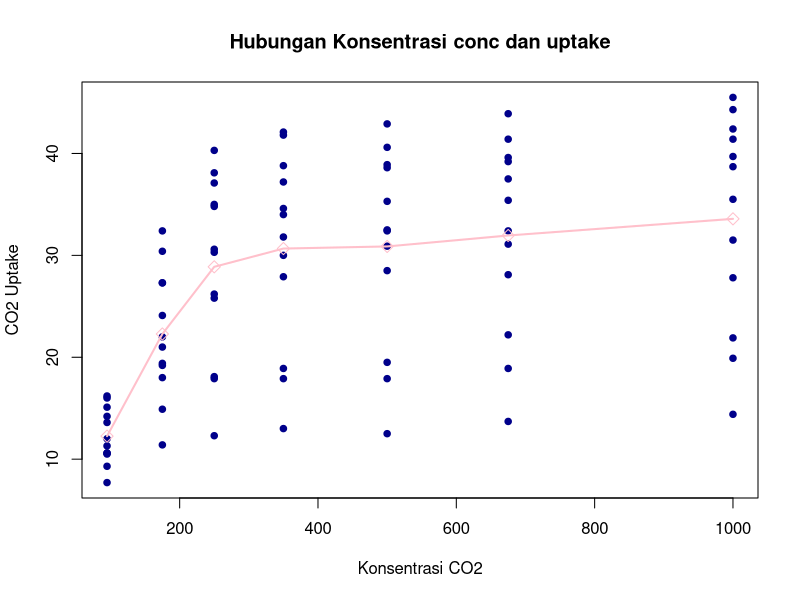
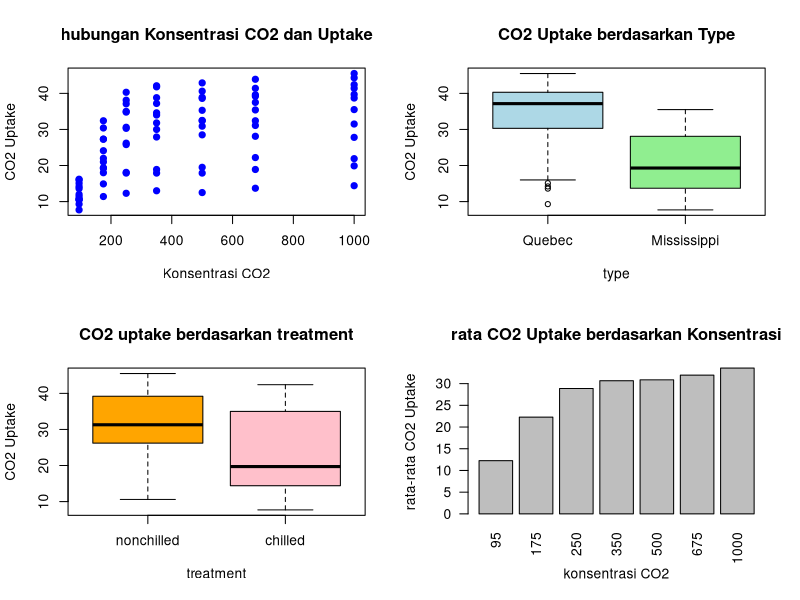
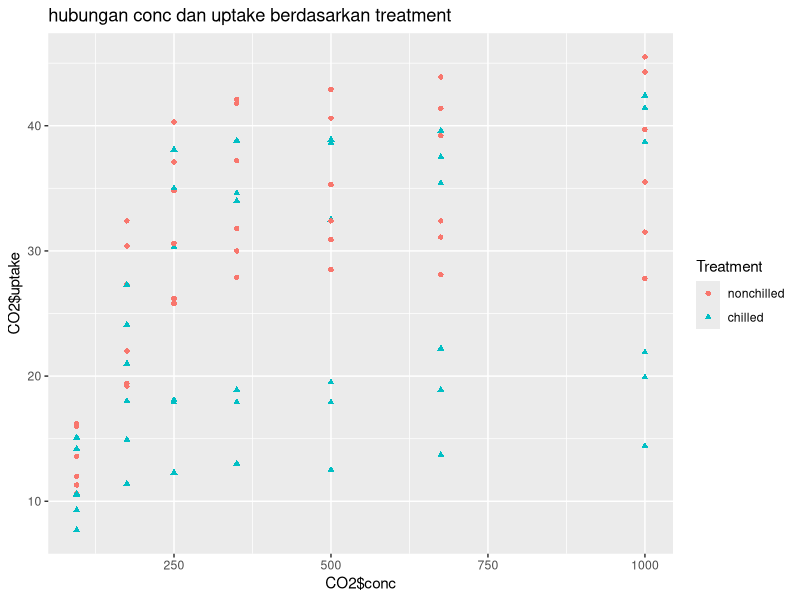
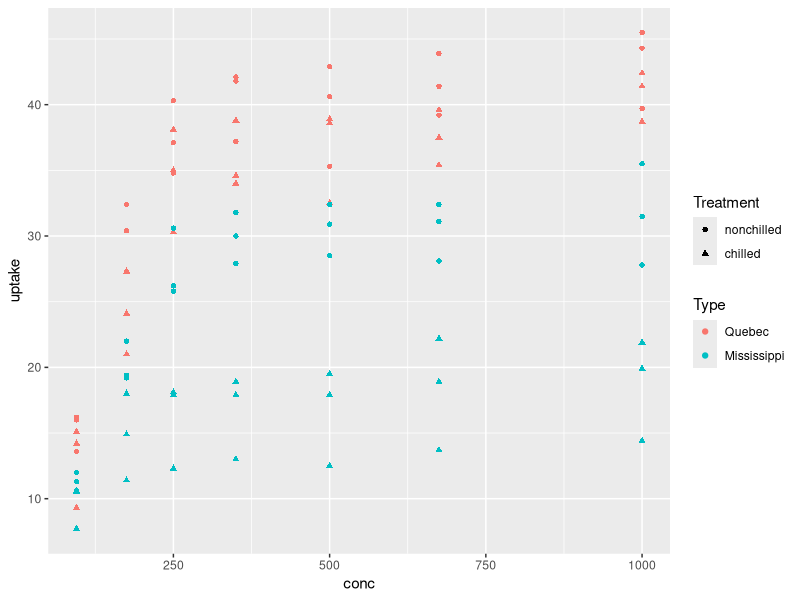
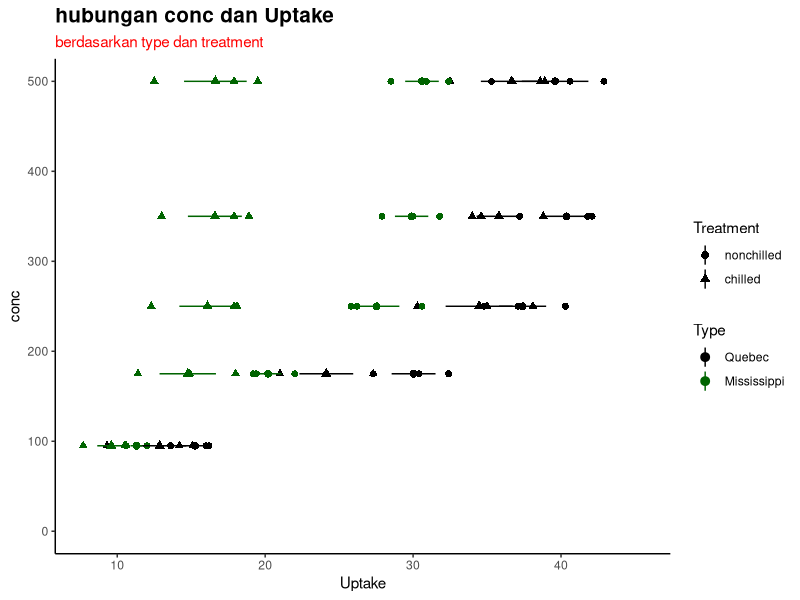
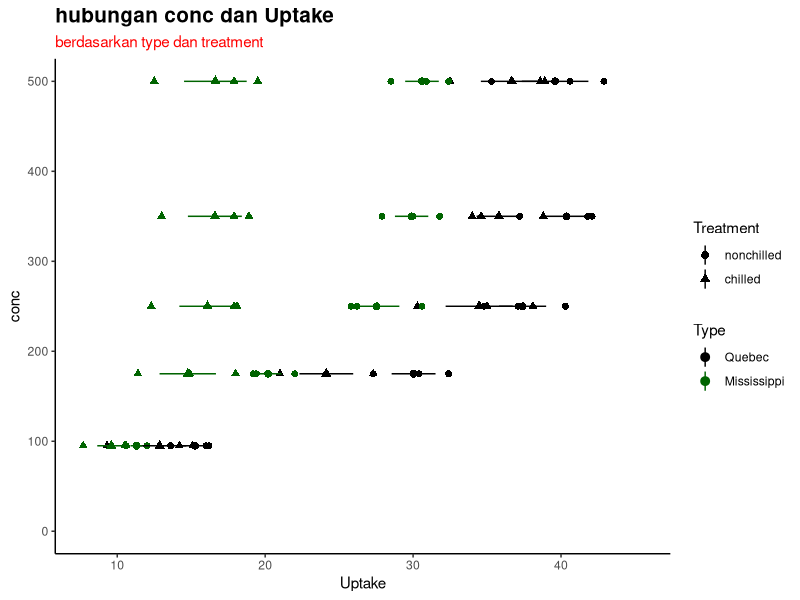

Write R code to recreate these figures, in order.
## ---- chunk 1
nilai_raw <- data.frame(
  Nama = c("Andi", "Budi", "Citra", "Dewi", "Andi"),
  Matematika = c(80, 90, NA, 75, 80),
  Statistika = c(85, 88, 78, "-", 85),
  Umur = c(21, 20, 22, 21, 21)
)

nilai_raw
## ---- chunk 2
is.na(nilai_raw)
## ---- chunk 3
sum(is.na(nilai_raw))
## ---- chunk 4
nilai_raw$Statistika[nilai_raw$Statistika == "-"] <- NA 
nilai_raw$Statistika <- as.numeric(nilai_raw$Statistika)
## ---- chunk 5
nilai_raw$Statistika[is.na(nilai_raw$Statistika)] <- mean(nilai_raw$Statistika, na.rm = TRUE)
nilai_raw$Matematika[is.na(nilai_raw$Matematika)] <- mean(nilai_raw$Matematika, na.rm = TRUE)

nilai_raw
## ---- chunk 6
nilai_raw$Status_Umur <- 
  ifelse(nilai_raw$Umur >= 21, "Dewasa", "Muda")

nilai_raw
## ---- chunk 7
duplicated(nilai_raw)
nilai_raw <-  unique(nilai_raw)
nilai_raw
## ---- chunk 8
write.csv(nilai_raw,"nilai_bersih.csv") 
## ---- chunk 9
profil <- data.frame(
  No = 1:10,
  gender = c("f", "f", "f", "m", "m", "f", "m", "m", "f", "m"),
  v1  = c(8, 15, 8, 14, 8, 10, 9, 9, 10, 12),
  v2  = c(9, 8, 13, 9, 2, 6, 9, 10, 13, 10),
  v3  = c(5, 9, 12, 8, 9, 10, 7, 8, 6, 9),
  v4  = c(9, 5, 6, NA, 16, 9, 13, 10, 7, 8),
  v5  = c(9, 10, 7, 11, 8, 10, 9, 5, 10, 17),
  v6  = c(9, 8, 9, 10, 10, 10, 12, 10, 12, 7),
  v7  = c(5, 10, 14, 6, 8, 9, 10, 6, 13, 9),
  v8  = c(9, 12, 12, 11, 9, 7, 9, 12, 9, 10),
  v9  = c(11, 9, 12, 11, 8, 7, 11, 6, 6, 7),
  v10 = c(8, 15, 9, 8, 9, 11, 7, 8, 9, 7)
)

profil
## ---- chunk 10
databaru <- (profil$gender == "m" & profil$v1>9 | profil$gender == "f" & profil$v3<= 10)
row.names(databaru) <- NULL
databaru <- profil[databaru, ]
databaru
## ---- chunk 11
databaru$gender <- factor(databaru$gender, levels = c("m", "f"))
row.names(databaru) <-  NULL

data3<-databaru[order(databaru$gender, databaru$v5), ]
data3
## ---- chunk 12
write.csv(data3, "profil_filter.csv")
## ---- chunk 13
df_sales <- data.frame(
  id_toko = c("T1", "T2", "T3"),
  Minggu1 = c(120, 150, 95),
  Minggu2 = c(135, 140, 110)
)

df_info <- data.frame(
  id = c("T1", "T2", "T4"),
  Kota = c("Jakarta", "Bandung", "Surabaya")
)

df_gabung <- merge(df_sales, df_info, by.x = "id_toko", by.y = "id" , all = TRUE)


df_gabung
## ---- chunk 14
df_gabung_long  <- reshape(df_gabung, 
                           v.names = "Penjualan",
                           varying = c("Minggu1", "Minggu2"),
                           timevar = "Waktu",
                           times = c("Minggu1", "Minggu2"),
                           idvar = "id_toko",
                           direction = "long") 
rownames(df_gabung_long) <- NULL

df_gabung_long
  
## ---- chunk 15
write.csv(df_gabung_long, "penjualan_long.csv")
## ---- chunk 16
library(tidyverse)

data <- CO2

glimpse(data)
## ---- chunk 17
plot(CO2$conc, CO2$uptake,
     main = "Hubungan Konsentrasi conc dan uptake",
     xlab = "Konsentrasi CO2",
     ylab = "CO2 Uptake",
     pch = 20,
     cex = 1.3,
     col = "darkblue",)

mean_uptake <- aggregate(uptake ~ conc, data = CO2, mean)
points(mean_uptake$conc,
       mean_uptake$uptake,
       pch = 23,
       col = "pink",
       cex = 1.3)

lines(mean_uptake$conc,
      mean_uptake$uptake,
      lwd = 2,
      col = "pink")
## ---- chunk 18
par(mfrow = c(2,2))
mar = c(4,4,3,3)
plot(CO2$conc, CO2$uptake,
     main = "hubungan Konsentrasi CO2 dan Uptake",
     xlab = "Konsentrasi CO2",
     ylab = "CO2 Uptake",
     pch = 19,
     col = "blue")

boxplot(uptake ~ Type,
        data = CO2,
        main = "CO2 Uptake berdasarkan Type",
        xlab = "type",
        ylab = "CO2 Uptake",
        col = c("lightblue", "lightgreen"))


boxplot(uptake ~ Treatment,
        data = CO2,
        main = "CO2 uptake berdasarkan treatment",
        xlab = "treatment",
        ylab = "CO2 Uptake",
        col = c("orange", "pink"))


rata_uptake <- aggregate(uptake ~ conc,
                         data = CO2,
                         FUN = mean)

barplot(rata_uptake$uptake,
        names.arg = rata_uptake$conc,
        main = "rata CO2 Uptake berdasarkan Konsentrasi",
        xlab = "konsentrasi CO2",
        ylab = "rata-rata CO2 Uptake",
        col = "gray",
        las = 2)
## ---- chunk 19
qplot(x = CO2$conc, 
     y = CO2$uptake,
     data = CO2,
     col = Treatment,
     shape = Treatment,
     main = "hubungan conc dan uptake berdasarkan treatment")
## ---- chunk 20
ggplot(data,
  aes(x = conc, 
      y = uptake,
      col = Type,
      shape = Treatment)) +
geom_point()
## ---- chunk 21
ggplot(data,
       aes(x = conc, 
           y = uptake,
           col = Type,
           shape = Treatment)) +
  geom_point(size = 2) +
  stat_summary() +
  scale_color_manual(
    values = c("black", "darkgreen")
  ) +
  scale_x_continuous(name = "conc") +
  coord_flip(xlim = c(0,500)) + 
  labs(title = "hubungan conc dan Uptake",
       subtitle = "berdasarkan type dan treatment",
       x = "conc",
       y = "Uptake",
       color = "Type",
       shape = "Treatment"
  ) +
  theme_classic() + 
  theme(plot.title = element_text(face = "bold", size = 15),
        plot.subtitle = element_text(color = "red"),
        legend.position = "right"
  )
  
## ---- chunk 22
ggsave("co2_uptake_visualisasi.png",
       width = 7,
       height = 5,
       dpi = 300)
